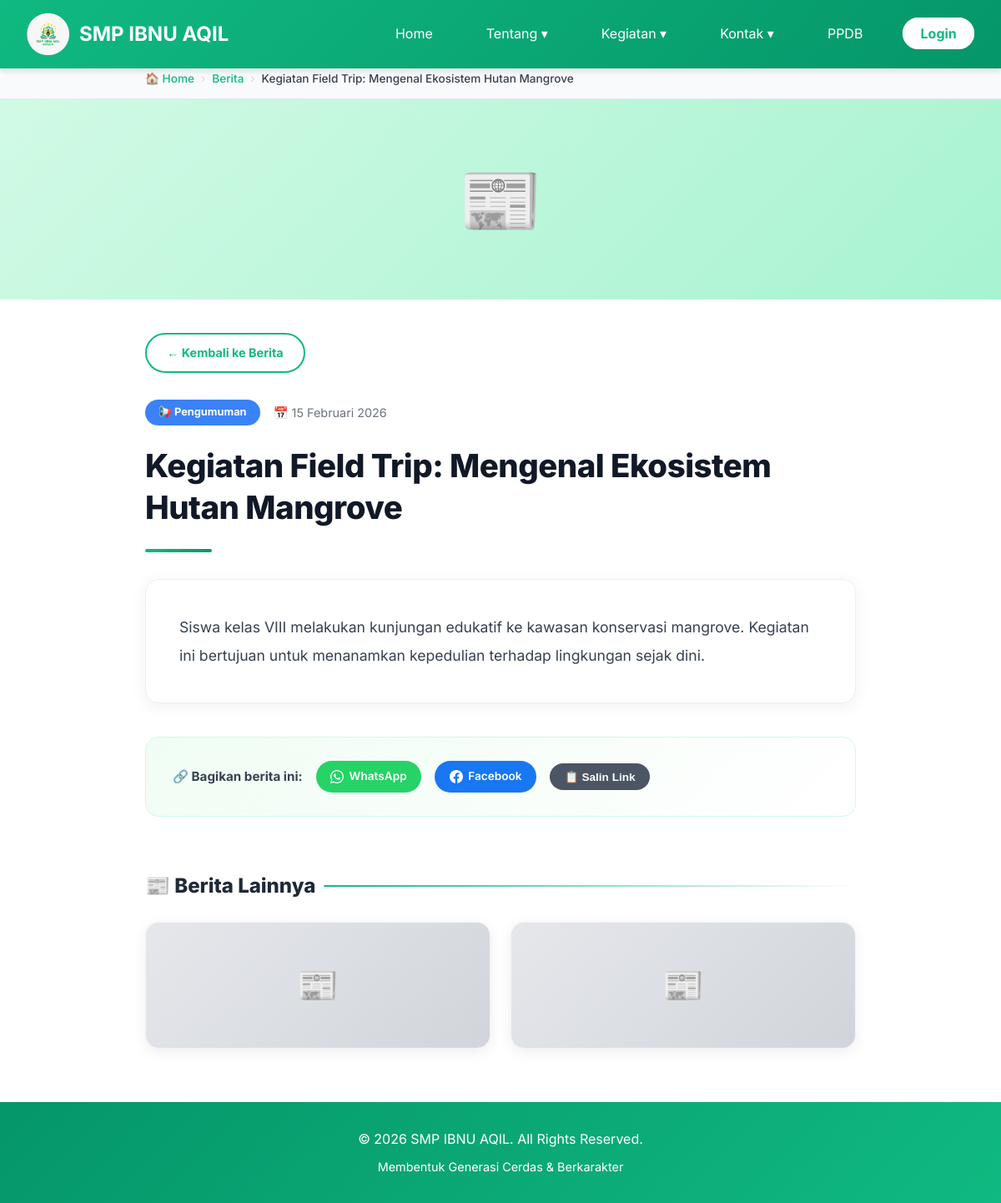
The page /detail-berita.php?id=12 on the database its author committed.
### tables this page shows
CREATE TABLE `berita` (
  `id` int NOT NULL,
  `judul` varchar(200) NOT NULL,
  `foto` varchar(200) NOT NULL,
  `kategori` varchar(200) DEFAULT NULL,
  `tanggal` date NOT NULL,
  `deskripsi` text
);

### detail-berita.php (the view, shortened to what this page needs)
<?php
require_once 'koneksi.php';
$id = intval($_GET['id'] ?? 0);
$stmt = mysqli_prepare($KONEKSI, "SELECT * FROM berita WHERE id = ?");
mysqli_stmt_bind_param($stmt, "i", $id);
mysqli_stmt_execute($stmt);
$result = mysqli_stmt_get_result($stmt);
$berita = mysqli_fetch_assoc($result);
$related = [];
if (count($related) < 3) {
    $needed = 3 - count($related);
    $existing_ids = array_merge([$id], array_column($related, 'id'));
    $id_list = implode(',', array_map('intval', $existing_ids));
    $stmt3 = mysqli_query($KONEKSI, "SELECT * FROM berita WHERE id NOT IN ($id_list) ORDER BY tanggal DESC LIMIT $needed");
    while ($r = mysqli_fetch_assoc($stmt3)) {
        $related[] = $r;
    }
}
function formatTanggal($tgl) {
    $ts = strtotime($tgl);
    $bulan = ['', 'Januari', 'Februari', 'Maret', 'April', 'Mei', 'Juni',
              'Juli', 'Agustus', 'September', 'Oktober', 'November', 'Desember'];
    return date('d', $ts) . ' ' . $bulan[(int)date('m', $ts)] . ' ' . date('Y', $ts);
}
$badge_map = [
    'pengumuman'    => ['bg' => '#3b82f6', 'text' => '#fff', 'label' => 'Pengumuman', 'icon' => '📢'],
    'prestasi'      => ['bg' => '#f59e0b', 'text' => '#fff', 'label' => 'Prestasi',    'icon' => '🏆'],
    'pilihan utama' => ['bg' => '#10b981', 'text' => '#fff', 'label' => 'Pilihan Utama','icon' => '⭐'],
];
$kat      = $berita['kategori'];
$badge    = $badge_map[$kat] ?? ['bg' => '#6b7280', 'text' => '#fff', 'label' => ucfirst($kat), 'icon' => '📰'];
$tgl_fmt  = formatTanggal($berita['tanggal']);
$page_url = (isset($_SERVER['HTTPS']) && $_SERVER['HTTPS'] === 'on' ? 'https' : 'http') . '://' . $_SERVER['HTTP_HOST'] . $_SERVER['REQUEST_URI'];
?>
<!DOCTYPE html>
<html lang="id">
<head>
    <link rel="stylesheet" href="style.css">
</head>
<body>
    <nav class="navbar">
        <div class="nav-container">
            <div class="logo">
                <img src="Screenshot_2026-02-22-13-16-05-58_1c337646f29875672b5a61192b9010f9.png"
                    alt="Logo SMP IBNU AQIL" class="logo-img">
                SMP IBNU AQIL
            </div>
            <ul class="nav-menu" id="navMenu">
                <li><a href="index.php">Home</a></li>
                <li class="dropdown">
                    <a href="#" class="dropbtn">Tentang ▾</a>
                </li>
                <li class="dropdown">
                    <a href="#" class="dropbtn">Kegiatan ▾</a>
                </li>
                <li class="dropdown">
                    <a href="#" class="dropbtn">Kontak ▾</a>
                </li>
                <li><a href="https://s.id/brosur_PPDB_IBNU_AQIL_BOGOR_2024_2025" target="_blank">PPDB</a></li>
                <li><a href="login.php" class="nav-login-btn">Login</a></li>
            </ul>
        </div>
    </nav>
    <div class="breadcrumb-bar">
        <div class="breadcrumb-inner">
            <a href="index.php">🏠 Home</a>
            <span class="sep">›</span>
            <a href="berita.php">Berita</a>
            <span class="sep">›</span>
            <span style="color:#374151;font-weight:500;">
                <?php echo htmlspecialchars(mb_strimwidth($berita['judul'], 0, 55, '...')); ?>
            </span>
        </div>
    </div>
    <?php if (!empty($berita['foto'])): ?>
    <div class="detail-hero">
    </div>
    <?php else: ?>
    <div class="detail-hero">
        <div class="no-hero">📰</div>
    </div>
    <?php endif; ?>
    <div class="article-wrapper">
        <a href="berita.php" class="back-btn">← Kembali ke Berita</a>
        <div class="meta-strip">
            <span class="meta-badge" style="background:<?php echo $badge['bg']; ?>;">
                <?php echo $badge['icon']; ?> <?php echo htmlspecialchars($badge['label']); ?>
            </span>
            <span class="meta-date">
                📅 <?php echo $tgl_fmt; ?>
            </span>
        </div>
        <h1 class="article-title"><?php echo htmlspecialchars($berita['judul']); ?></h1>
        <div class="article-divider"></div>
        <div class="article-body"><?php echo htmlspecialchars($berita['deskripsi']); ?></div>
        <div class="share-section">
            <span class="share-label">🔗 Bagikan berita ini:</span>
            <a class="share-btn share-wa"
               href="https://wa.me/?text=<?php echo urlencode($berita['judul'] . ' — ' . $page_url); ?>"
               target="_blank" rel="noopener">
                WhatsApp
            </a>
            <a class="share-btn share-fb"
               href="https://www.facebook.com/sharer/sharer.php?u=<?php echo urlencode($page_url); ?>"
               target="_blank" rel="noopener">
                Facebook
            </a>
            <button class="share-btn share-copy" id="copyBtn" onclick="salinLink()">
                📋 Salin Link
            </button>
        </div>
    </div>
    <?php if (!empty($related)): ?>
    <div class="related-section">
        <h2 class="related-title">📰 Berita Lainnya</h2>
        <div class="related-grid">
            <?php foreach ($related as $rel): ?>
            <a href="detail-berita.php?id=<?php echo $rel['id']; ?>" class="related-card">
            </a>
            <?php endforeach; ?>
        </div>
    </div>
    <?php endif; ?>
    <footer>
        <p>&copy; 2026 SMP IBNU AQIL. All Rights Reserved.</p>
        <p style="margin-top: 0.5rem; font-size: 0.9rem;">Membentuk Generasi Cerdas &amp; Berkarakter</p>
    </footer>
</body>
</html>

### style.css (style rules this page uses)
* { margin: 0; padding: 0; box-sizing: border-box; }
:root { --primary-green: #10b981; --dark-green: #059669; --light-green: #34d399; --white: #ffffff; --light-gray: #f0fdf4; --text-dark: #1f2937; --text-gray: #6b7280; }
body { font-family: 'Segoe UI', Tahoma, Geneva, Verdana, sans-serif; line-height: 1.6; color: var(--text-dark); overflow-x: hidden; }
.navbar { background: linear-gradient(135deg, var(--primary-green) 0%, var(--dark-green) 100%); padding: 1rem 0; position: fixed; width: 100%; top: 0; z-index: 1000; box-shadow: 0 4px 6px rgba(0, 0, 0, 0.1); }
.nav-container { max-width: 1200px; margin: 0 auto; display: flex; justify-content: space-between; align-items: center; padding: 0 2rem; }
.logo { color: var(--white); font-size: 1.5rem; font-weight: bold; display: flex; align-items: center; gap: 0.75rem; text-align: left; line-height: 1.2; }
.logo-img { height: 50px; width: auto; object-fit: contain; }
.nav-menu { display: flex; list-style: none; gap: 2rem; }
.nav-menu a { color: var(--white); text-decoration: none; transition: all 0.3s; padding: 0.5rem 1rem; border-radius: 5px; cursor: pointer; }
.dropdown { position: relative; }
.nav-login-btn { background: var(--white) !important; color: var(--primary-green) !important; padding: 0.45rem 1.2rem !important; border-radius: 50px !important; font-weight: bold !important; transition: all 0.3s !important; border: 2px solid var(--white); }
footer { background: linear-gradient(135deg, var(--dark-green) 0%, var(--primary-green) 100%); color: var(--white); text-align: center; padding: 2rem; margin-top: 4rem; }

### rows shown on the page
berita: judul "Kegiatan Field Trip: Mengenal Ekosistem Hutan Mangrove", kategori "📢", kategori "Pengumuman", tanggal "15 Februari 2026", deskripsi "Siswa kelas VIII melakukan kunjungan edukatif ke kawasan konservasi mangrove. Kegiatan ini bertujuan untuk menanamkan kepedulian terhadap lingkungan sejak dini."
